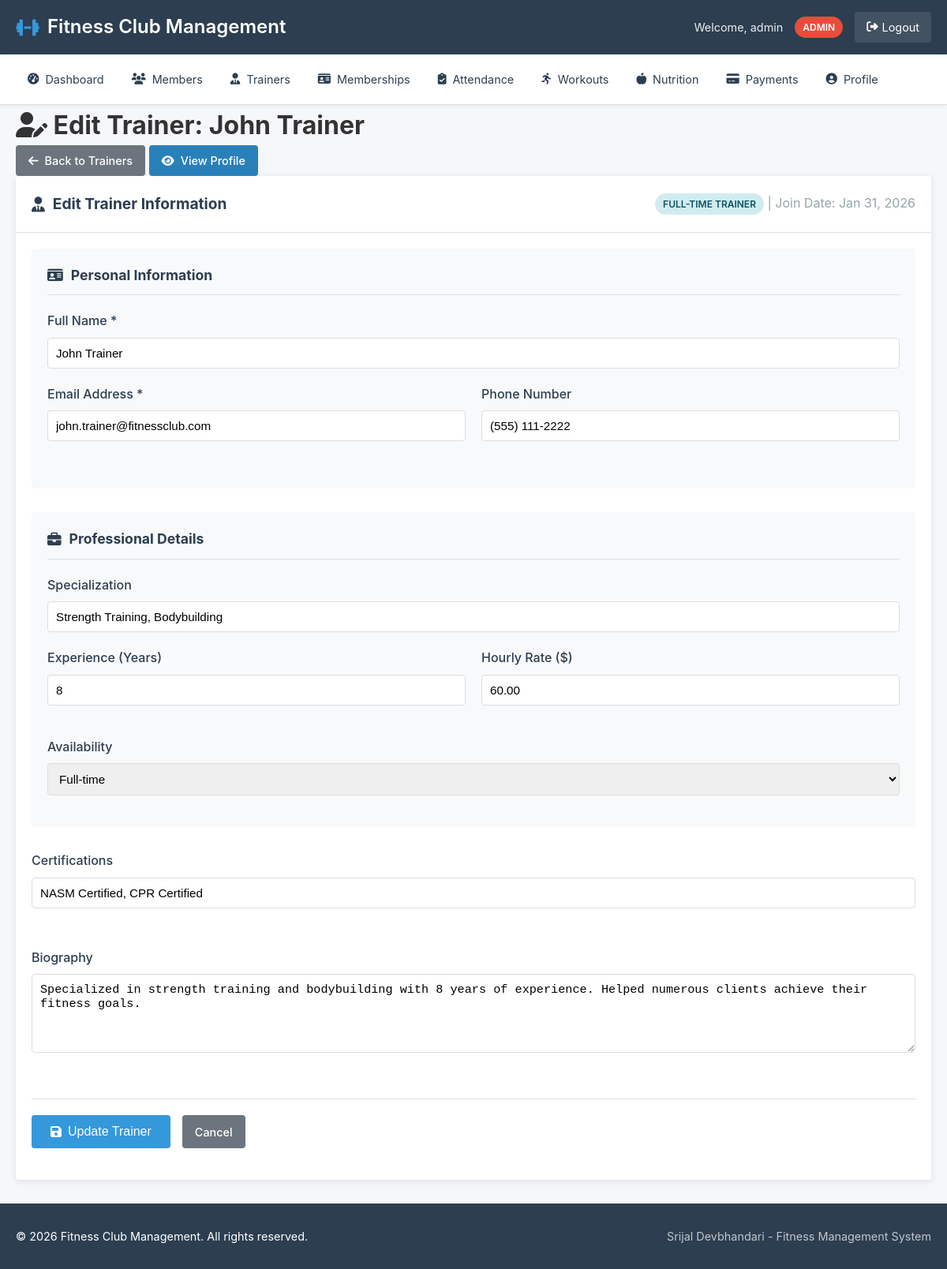
Screenshot of /trainers/edit.php?id=1 (signed in) with the database file from the repository.
### tables this page shows
CREATE TABLE trainers (
    id INT PRIMARY KEY AUTO_INCREMENT,
    user_id INT UNIQUE,
    full_name VARCHAR(100) NOT NULL,
    email VARCHAR(100) UNIQUE NOT NULL,
    phone VARCHAR(20),
    specialization VARCHAR(100),
    certification TEXT,
    experience_years INT DEFAULT 0,
    hourly_rate DECIMAL(10,2),
    availability ENUM('Full-time', 'Part-time', 'Weekends') DEFAULT 'Full-time',
    bio TEXT,
    profile_image VARCHAR(255),
    created_at TIMESTAMP DEFAULT CURRENT_TIMESTAMP,
    FOREIGN KEY (user_id) REFERENCES users(id) ON DELETE CASCADE
);

### includes/functions.php (called while the page is built, shortened)
<?php
function format_date($date_string)
{
    return date('M j, Y', strtotime($date_string));
}
function e($string)
{
    return htmlspecialchars($string ?? '', ENT_QUOTES, 'UTF-8');
}
?>

### public/trainers/edit.php (the view, shortened to what this page needs)
<?php
require_once '../../config/config.php';
require_once '../../includes/functions.php';
include '../../includes/header.php';
$trainer_id = (int) $_GET['id'];
$stmt = $pdo->prepare("
    SELECT t.*, u.username, u.email as user_email
    FROM trainers t
    LEFT JOIN users u ON t.user_id = u.id
    WHERE t.id = ?
");
$stmt->execute([$trainer_id]);
$trainer = $stmt->fetch();
$form_data = [
    'full_name' => $trainer['full_name'],
    'email' => $trainer['email'],
    'phone' => $trainer['phone'] ?? '',
    'specialization' => $trainer['specialization'] ?? '',
    'certification' => $trainer['certification'] ?? '',
    'experience_years' => $trainer['experience_years'] ?? '',
    'hourly_rate' => $trainer['hourly_rate'] ?? '',
    'availability' => $trainer['availability'] ?? 'Full-time',
    'bio' => $trainer['bio'] ?? ''
];
?>
<div class="content-header">
    <h1><i class="fas fa-user-edit"></i> Edit Trainer: <?php echo e($trainer['full_name']); ?></h1>
    <div class="header-actions">
        <a href="index.php" class="btn btn-secondary">
            <i class="fas fa-arrow-left"></i> Back to Trainers
        </a>
        <a href="view.php?id=<?php echo e($trainer_id); ?>" class="btn btn-info">
            <i class="fas fa-eye"></i> View Profile
        </a>
    </div>
</div>
<div class="content-card">
    <div class="card-header">
        <h2><i class="fas fa-user-tie"></i> Edit Trainer Information</h2>
        <div class="trainer-info">
            <span class="badge info">
                <?php echo e($trainer['availability']); ?> Trainer
            </span>
            <span class="text-muted">| Join Date: <?php echo e(format_date($trainer['created_at'])); ?></span>
        </div>
    </div>
    <div class="card-body">
        <form method="POST" action="" class="form-grid">
            <div class="form-section">
                <h3><i class="fas fa-id-card"></i> Personal Information</h3>
                <div class="form-group">
                    <label for="full_name">Full Name *</label>
                    <input type="text" id="full_name" name="full_name" value="<?php echo e($form_data['full_name']); ?>"
                        required>
                </div>
                <div class="form-row">
                    <div class="form-group">
                        <label for="email">Email Address *</label>
                        <input type="email" id="email" name="email" value="<?php echo e($form_data['email']); ?>"
                            required>
                    </div>
                    <div class="form-group">
                        <label for="phone">Phone Number</label>
                        <input type="text" id="phone" name="phone" value="<?php echo e($form_data['phone']); ?>">
                    </div>
                </div>
            </div>
            <div class="form-section">
                <h3><i class="fas fa-briefcase"></i> Professional Details</h3>
                <div class="form-group">
                    <label for="specialization">Specialization</label>
                    <input type="text" id="specialization" name="specialization"
                        value="<?php echo e($form_data['specialization']); ?>"
                        placeholder="e.g. Bodybuilding, Yoga, CrossFit">
                </div>
                <div class="form-row">
                    <div class="form-group">
                        <label for="experience_years">Experience (Years)</label>
                        <input type="number" id="experience_years" name="experience_years"
                            value="<?php echo e($form_data['experience_years']); ?>" min="0">
                    </div>
                    <div class="form-group">
                        <label for="hourly_rate">Hourly Rate ($)</label>
                        <input type="number" id="hourly_rate" name="hourly_rate" step="0.01"
                            value="<?php echo e($form_data['hourly_rate']); ?>">
                    </div>
                </div>
                <div class="form-group">
                    <label for="availability">Availability</label>
                    <select id="availability" name="availability">
                        <option value="Full-time" <?php echo $form_data['availability'] == 'Full-time' ? 'selected' : ''; ?>>Full-time</option>
                    </select>
                </div>
            </div>
            <div class="form-group full-width">
                <label for="certification">Certifications</label>
                <input type="text" id="certification" name="certification"
                    value="<?php echo e($form_data['certification']); ?>" placeholder="e.g. NASM, ACE, ISSA">
            </div>
            <div class="form-group full-width">
                <label for="bio">Biography</label>
                <textarea id="bio" name="bio" rows="4"><?php echo e($form_data['bio']); ?></textarea>
            </div>
            <div class="form-actions">
                <button type="submit" class="btn btn-primary btn-lg">
                    <i class="fas fa-save"></i> Update Trainer
                </button>
                <a href="index.php" class="btn btn-secondary">Cancel</a>
            </div>
        </form>
    </div>
</div>
<?php include '../../includes/footer.php'; ?>

### assets/css/style.css (style rules this page uses)
* { margin: 0; padding: 0; box-sizing: border-box; }
:root { --primary-color: #2c3e50; --secondary-color: #3498db; --success-color: #27ae60; --warning-color: #f39c12; --danger-color: #e74c3c; --info-color: #2980b9; --light-color: #ecf0f1; --dark-color: #2c3e50; --gray-color: #95a5a6; --border-color: #ddd; --shadow: 0 2px 10px rgba(0, 0, 0, 0.1); --border-radius: 4px; --transition: all 0.3s ease; }
body { font-family: -apple-system, BlinkMacSystemFont, 'Segoe UI', Roboto, Oxygen, Ubuntu, sans-serif; line-height: 1.6; color: #333; background-color: #f5f7fa; min-height: 100vh; display: flex; flex-direction: column; }
.content-card { background: white; border-radius: var(--border-radius); box-shadow: var(--shadow); margin-bottom: 30px; overflow: hidden; }
.card-header { padding: 20px; border-bottom: 1px solid var(--border-color); display: flex; justify-content: space-between; align-items: center; }
.card-header h2 { font-size: 1.2rem; color: var(--dark-color); display: flex; align-items: center; gap: 10px; }
.card-body { padding: 20px; }
.status-badge, .badge { display: inline-block; padding: 4px 10px; border-radius: 20px; font-size: 0.75rem; font-weight: 600; text-transform: uppercase; }
.status-badge.info, .badge.info { background-color: #d1ecf1; color: #0c5460; }
.btn { display: inline-flex; align-items: center; justify-content: center; gap: 8px; padding: 8px 16px; border: none; border-radius: var(--border-radius); font-size: 0.9rem; font-weight: 500; text-decoration: none; cursor: pointer; transition: var(--transition); white-space: nowrap; }
.btn-lg { padding: 12px 24px; font-size: 1rem; }
.btn-primary { background-color: var(--secondary-color); color: white; }
.btn-secondary { background-color: #6c757d; color: white; }
.btn-info { background-color: var(--info-color); color: white; }
.form-grid { display: flex; flex-direction: column; gap: 30px; }
.form-section { background: #f8f9fa; border-radius: var(--border-radius); padding: 20px; }
.form-section h3 { font-size: 1.1rem; color: var(--dark-color); margin-bottom: 20px; display: flex; align-items: center; gap: 10px; padding-bottom: 10px; border-bottom: 1px solid var(--border-color); }
.form-row { display: grid; grid-template-columns: repeat(auto-fit, minmax(250px, 1fr)); gap: 20px; margin-bottom: 20px; }
.form-group { margin-bottom: 20px; }
.form-group label { display: block; margin-bottom: 8px; font-weight: 500; color: var(--dark-color); display: flex; align-items: center; gap: 8px; }
.form-group input, .form-group select, .form-group textarea { width: 100%; padding: 10px; border: 1px solid var(--border-color); border-radius: var(--border-radius); font-size: 0.95rem; transition: var(--transition); }
.form-group textarea { min-height: 100px; resize: vertical; }
.form-actions { display: flex; gap: 15px; padding: 20px 0; border-top: 1px solid var(--border-color); }
.text-muted { color: var(--gray-color) !important; }

### rows the page displays
trainers: full_name "John Trainer", availability "FULL-TIME", created_at "Jan 31, 2026", email "john.trainer@fitnessclub.com", phone "(555) 111-2222", specialization "Strength Training, Bodybuilding", experience_years "8", hourly_rate "60.00", availability "Full-time", certification "NASM Certified, CPR Certified", bio "Specialized in strength training and bodybuilding with 8 years of experience. Helped numerous clients achieve their fitness goals."

### other values shown
SITE_NAME "Fitness Club Management"
$_SESSION['user_name'] "admin"
$_SESSION['user_role'] "ADMIN"
